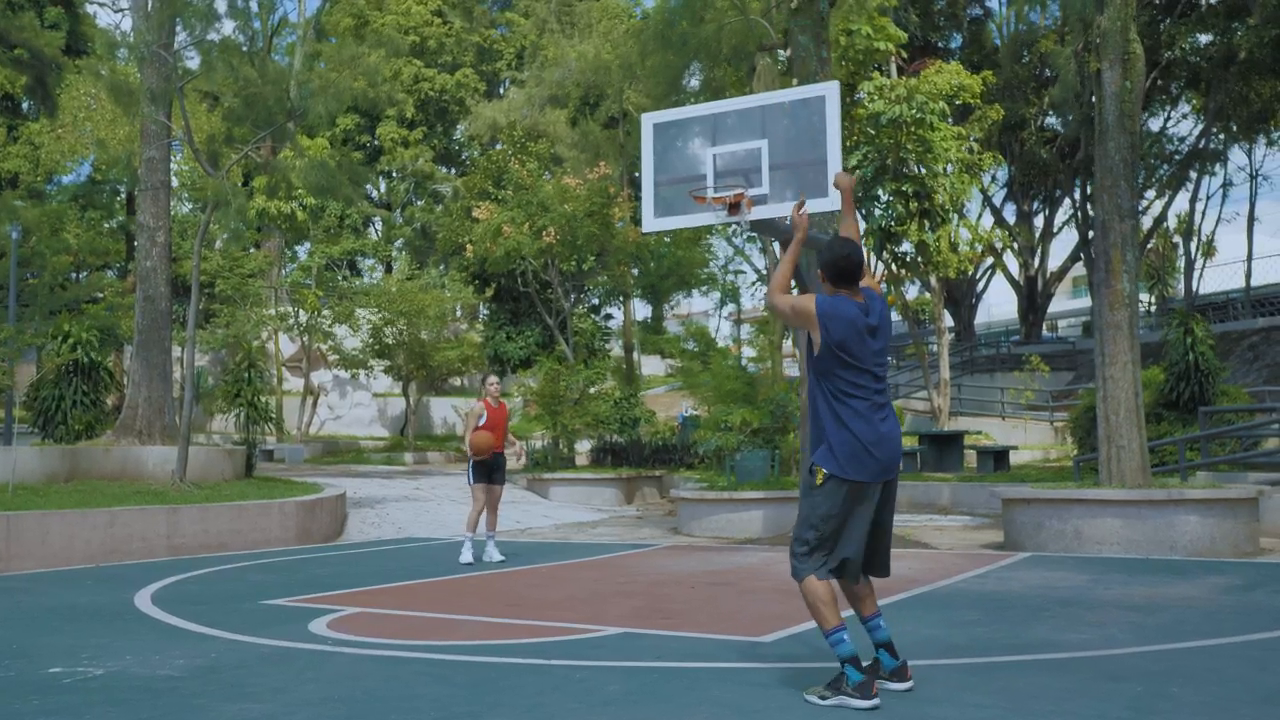
#> input picture frame 27 of basketball.mp4, 1280 x 720 px
$ jupyter execute moving_object_tracking.ipynb
#> lines starting #> are read from the running program, lines starting #| are printed output that depends on the picture; after the words box and inside, x2 and y2 are one past the last pixel; in counts of white or black regions, pixels touching at a corner belong together
[cell 1]
import numpy as np
import cv2
import math

[cell 2]
feature_params = dict(maxCorners=10,qualityLevel=0.5,minDistance=7,blockSize=7)
lk_params= dict(winSize=(15,15),maxLevel=2,criteria=(cv2.TERM_CRITERIA_EPS | cv2.TERM_CRITERIA_COUNT,10,0.03))

font=cv2.FONT_HERSHEY_SIMPLEX

[cell 3]
cap=cv2.VideoCapture('basketball.mp4')
ret,prevFrame=cap.read()
#> prevFrame is the input picture: shape (720, 1280, 3); mean B, G, R 92, 102.9, 86.6
prev_gray=cv2.cvtColor(prevFrame,cv2.COLOR_BGR2GRAY)
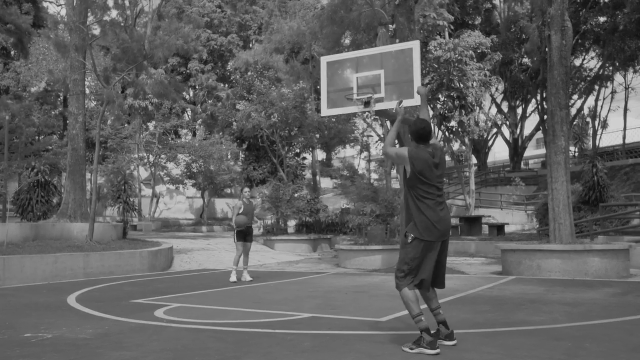
#> prev_gray: shape (720, 1280) (shown at 1/2 size); min 5, max 236, mean 96.8
prevPts=cv2.goodFeaturesToTrack(prev_gray,mask=None,**feature_params)
#> prevPts = [[889, 197], [596, 301], [775, 242], [898, 251], [1145, 304], [909, 258], [1221, 135], [1080, 259], [877, 211], [891, 222]]
mask=np.zeros_like(prevFrame)
counter=0
speed=0

fps = cap.get(cv2.CAP_PROP_FPS)
frame_time = 1 / fps

while True:
    ret,frame=cap.read()

    if not ret:
        break
    frame_gray=cv2.cvtColor(frame,cv2.COLOR_BGR2GRAY)
    newPts,status,err=cv2.calcOpticalFlowPyrLK(prev_gray,frame_gray,prevPts,None,**lk_params)
#> newPts = [[888.7, 196.4], [595.7, 300.4], [774.8, 241.5], [897.7, 250.2], [1144.7, 303.3], [908.7, 257.3], [1220.7, 134.5], [1079.6, 258.4], [876.7, 210.4], [890.7, 221.3]]; status = [1, 1, 1, 1, 1, 1, 1, 1, 1, 1]; err = [5.23, 4.52, 5.47, 6.82, 8.64, 5.15, 4.01, 3.83, 6.85, 5.52]

    if newPts is not None:
        good_new=newPts[status==1]
#> good_new has the same summary as newPts
        good_old=prevPts[status==1]
#> good_old has the same summary as prevPts

        for new,old in zip(good_new,good_old):
            x_new,y_new=new.ravel()
            x_old,y_old=old.ravel()

            distance=math.sqrt(abs(x_new-x_old)**2+abs(y_new-y_old)**2)

            if distance >= 20:
                counter+=1
                speed=distance/frame_time
                mask = np.zeros_like(frame)

            mask = cv2.line(mask, (int(x_new), int(y_new)), (int(x_old), int(y_old)), (0, 255, 0), 2)
            frame = cv2.circle(frame, (int(x_new), int(y_new)), 5, (0, 0, 255), -1)
#> this loop made 10 passes
#> (x_new, y_new, x_old, y_old, distance) on passes 1 to 8: (888.7, 196.4, 889, 197, 0.658), (595.7, 300.4, 596, 301, 0.672), (774.8, 241.5, 775, 242, 0.569), (897.7, 250.2, 898, 251, 0.833), (1144.7, 303.3, 1145, 304, 0.791), (908.7, 257.3, 909, 258, 0.77), (1220.7, 134.5, 1221, 135, 0.612), (1079.6, 258.4, 1080, 259, 0.663)
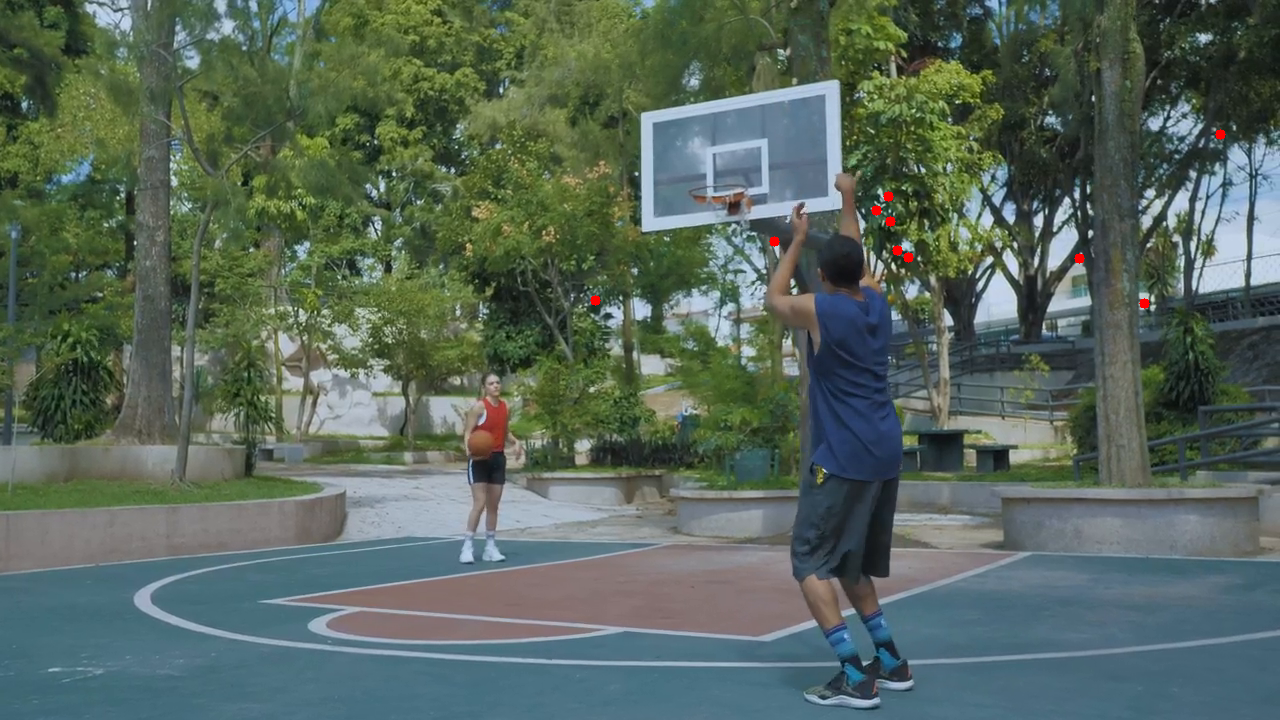
#> frame: shape (720, 1280, 3); mean B, G, R 92.2, 102.9, 87
#> after the loop, counter = 0
        frame=cv2.add(frame,mask)
        cv2.putText(frame, f'Count: {counter}', (10, 50), font, 1, (0, 255, 255), 2)
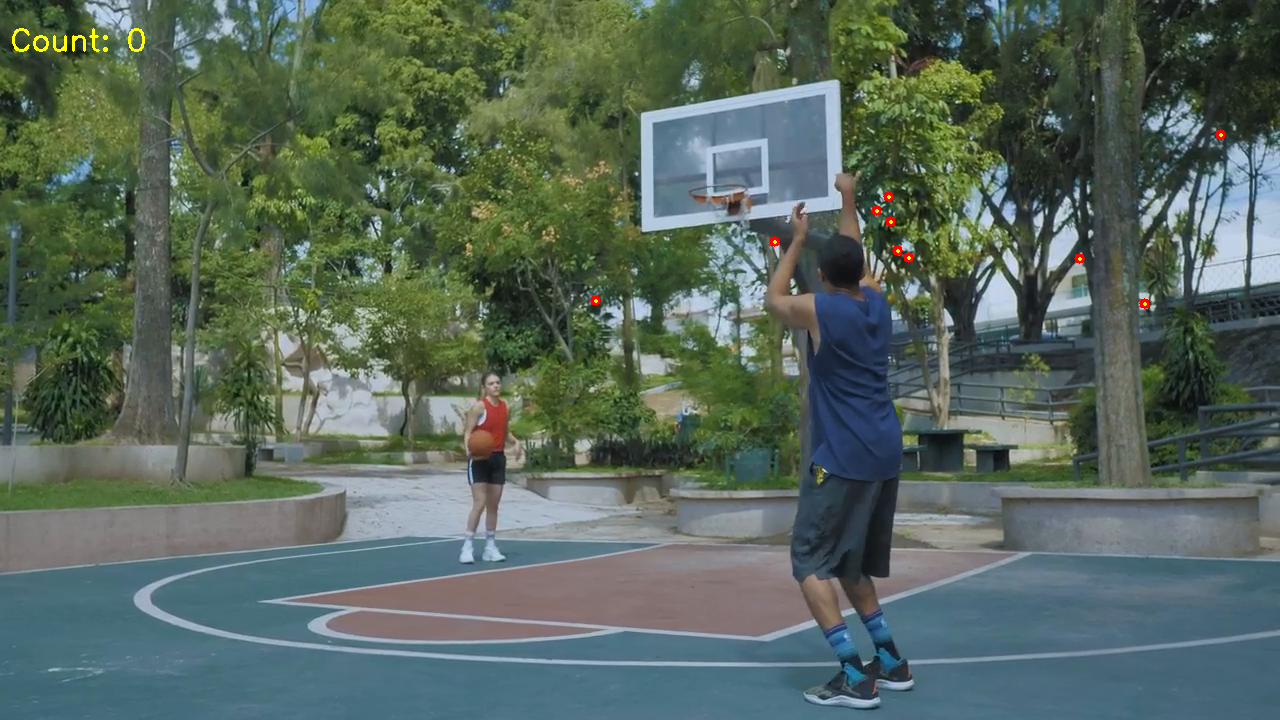
#> frame: shape (720, 1280, 3); mean B, G, R 92.1, 103.1, 87.2
        cv2.putText(frame, f'speed: {speed}', (10, 80), font, 1, (0, 255, 255), 1) #px/second
#> frame: shape (720, 1280, 3); 0.03% of pixels changed, all inside (x1, y1, x2, y2) = (13, 59, 145, 88)


        cv2.imshow("Tracker", frame)

        key = cv2.waitKey(20) & 0xFF
#> (key Esc is pressed here)
        if key == 27:
            break

        prev_gray=frame_gray
        prevPts = good_new.reshape(-1, 1, 2)

cap.release()
cv2.destroyAllWindows()

$ run again, starting later in the video
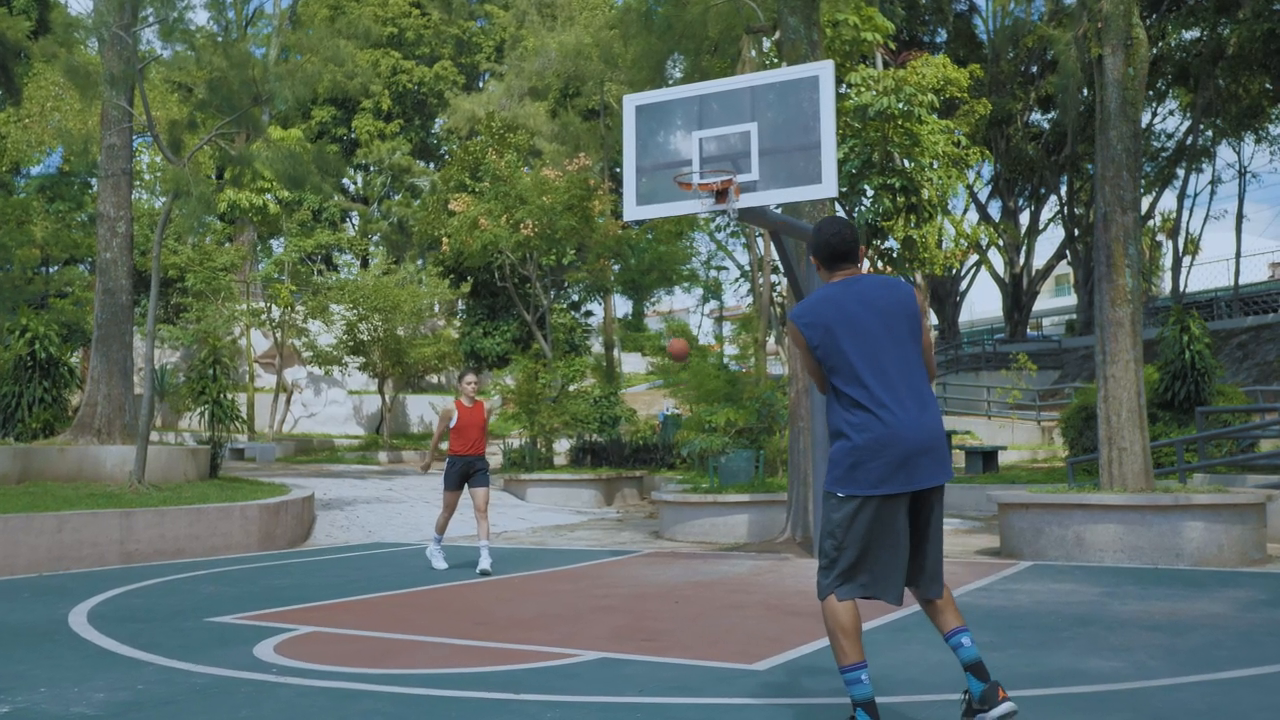
#> input picture frame 121 of basketball.mp4, 1280 x 720 px
#> prevFrame is the input picture: shape (720, 1280, 3); mean B, G, R 93.4, 104.2, 89.3
#> prevPts = [[869, 196], [876, 242], [892, 254], [860, 208], [775, 295], [976, 256], [1065, 257], [575, 297], [935, 322], [619, 169]]
#> newPts = [[868.7, 196], [875.7, 242], [891.7, 254], [859.7, 208], [774.6, 295], [975.7, 256], [1064.7, 257], [574.6, 297.1], [934.7, 322], [618.6, 169]]; status = [1, 1, 1, 1, 1, 1, 1, 1, 1, 1]; err = [3.18, 3.54, 2.84, 3.39, 3.13, 2.45, 3.1, 4, 2.79, 3.13]
#> good_new has the same summary as newPts
#> good_old has the same summary as prevPts
#> the loop `for new,old in zip(good_new,good_old):` made 10 passes
#> (x_new, y_new, x_old, y_old, distance) on passes 1 to 8: (868.7, 196, 869, 196, 0.255), (875.7, 242, 876, 242, 0.296), (891.7, 254, 892, 254, 0.273), (859.7, 208, 860, 208, 0.284), (774.6, 295, 775, 295, 0.399), (975.7, 256, 976, 256, 0.294), (1064.7, 257, 1065, 257, 0.293), (574.6, 297.1, 575, 297, 0.373)
#> after the loop `for new,old in zip(good_new,good_old):`:
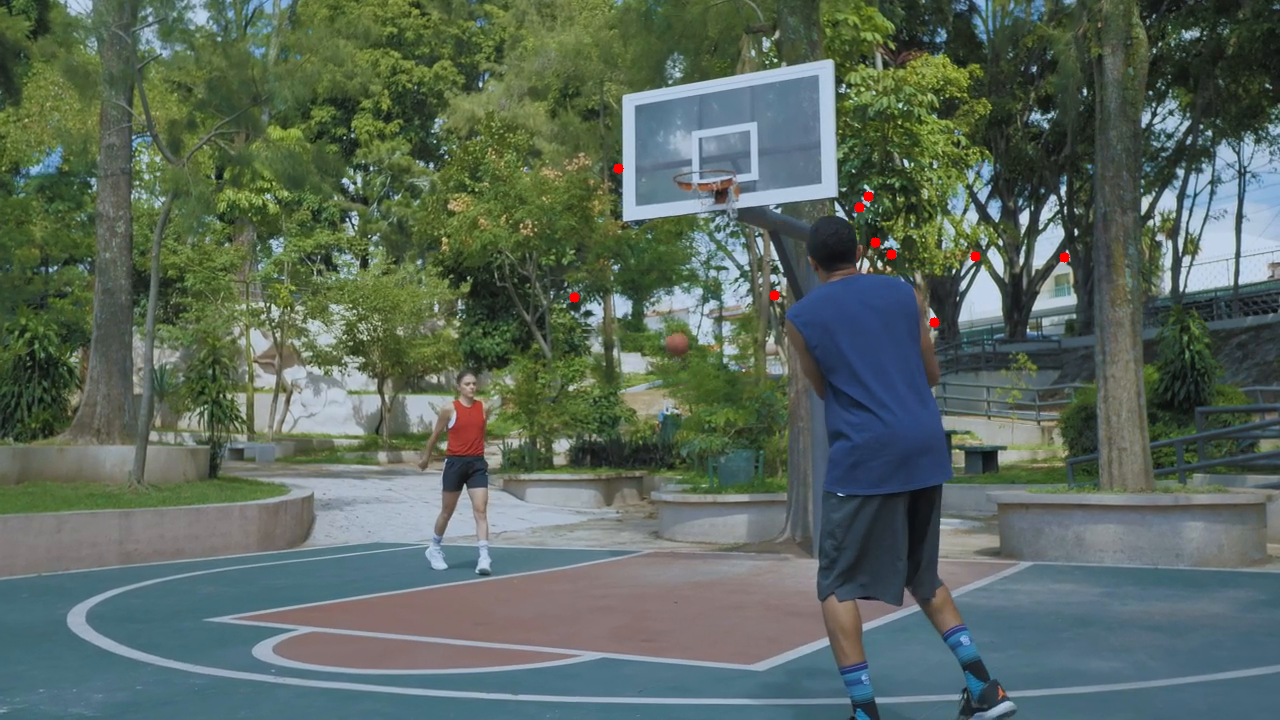
#> frame: shape (720, 1280, 3); mean B, G, R 93.4, 104.2, 89.5
#> after the loop `for new,old in zip(good_new,good_old):`: counter = 0
#> `cv2.putText(frame, f'Count: {counter}', (10, 50), font, 1, (0, 255, 25..`:
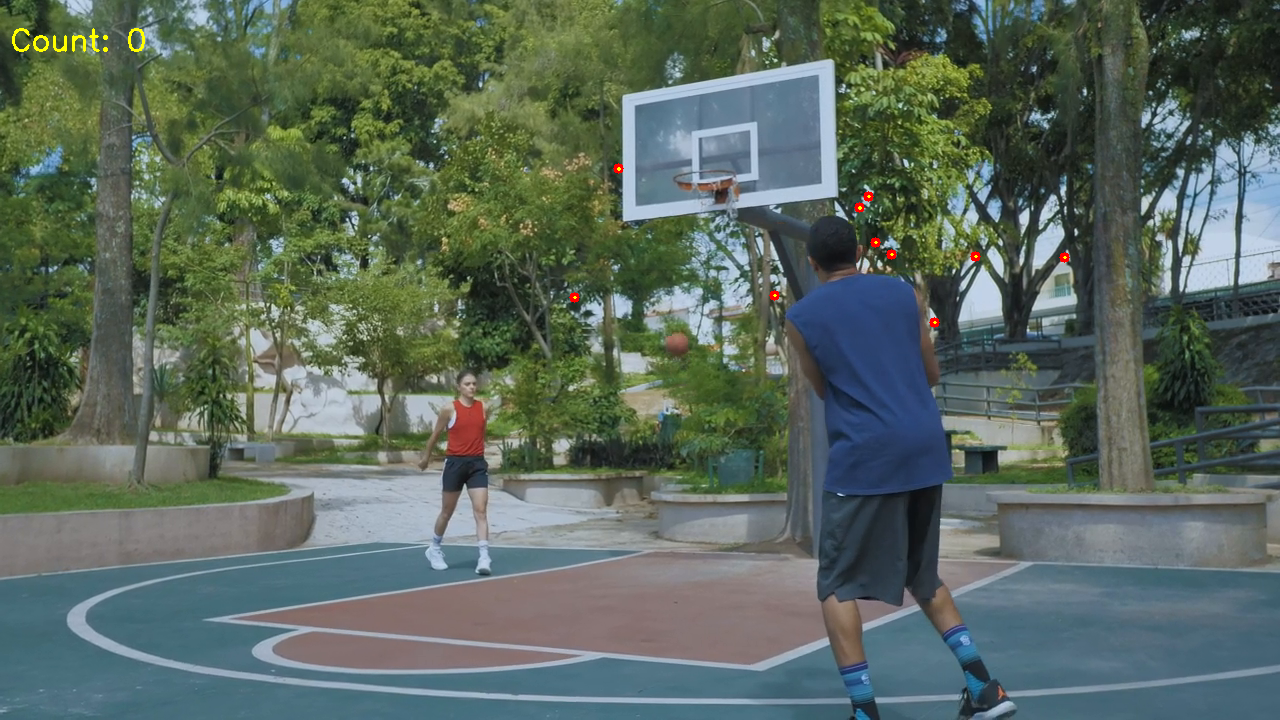
#> frame: shape (720, 1280, 3); mean B, G, R 93.3, 104.3, 89.7

$ run again, starting later in the video
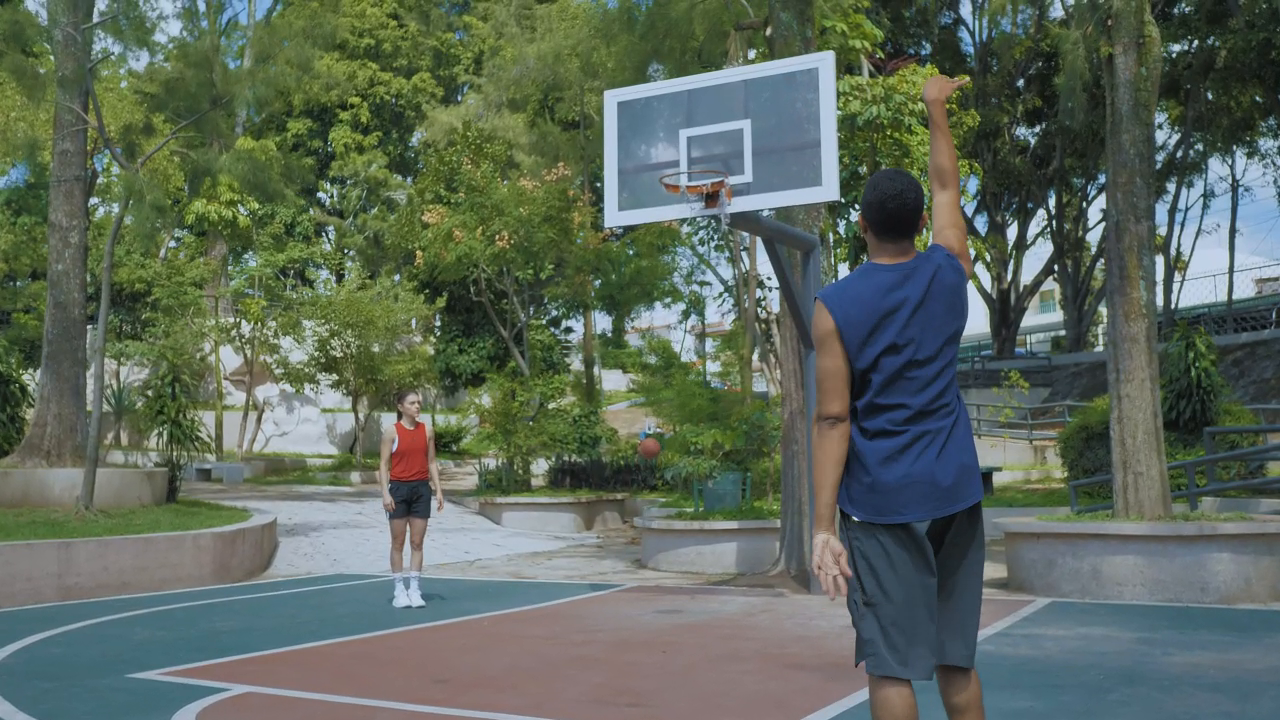
#> input picture frame 216 of basketball.mp4, 1280 x 720 px
#> prevFrame is the input picture: shape (720, 1280, 3); mean B, G, R 92.7, 105, 93.2
#> prevPts = [[858, 210], [843, 220], [760, 309], [769, 289], [777, 286], [437, 323], [319, 194], [841, 199], [1053, 276], [763, 298]]
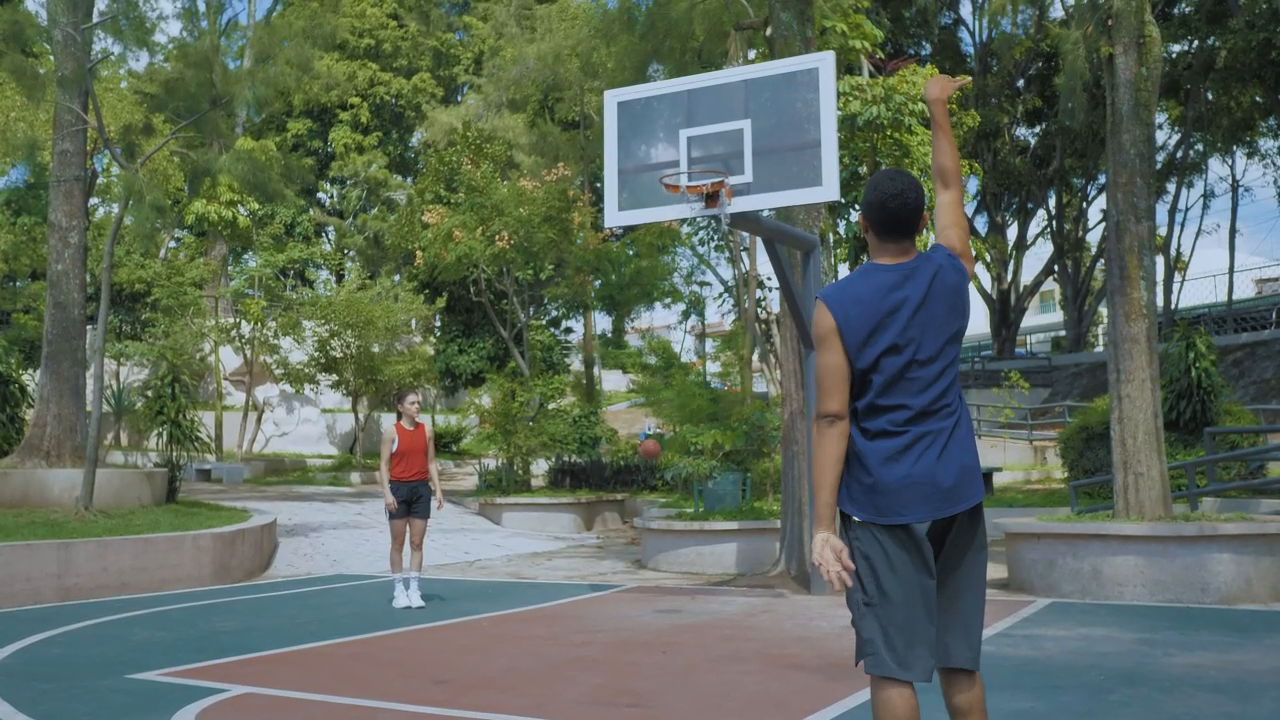
#> input picture frame 217 of basketball.mp4, 1280 x 720 px
#> frame is the input picture: shape (720, 1280, 3); mean B, G, R 92.9, 105.1, 93.4
#> newPts = [[858.1, 210.3], [843, 220.3], [760, 309.3], [769, 289.2], [777.1, 286.2], [437, 323.3], [318.9, 194.3], [841.1, 199.2], [1053.1, 276.3], [763, 298.3]]; status = [1, 1, 1, 1, 1, 1, 1, 1, 1, 1]; err = [5.78, 4.23, 3.18, 3.38, 3.56, 3.09, 4.12, 3.83, 2.51, 2.63]
#> good_new has the same summary as newPts
#> good_old has the same summary as prevPts
#> the loop `for new,old in zip(good_new,good_old):` made 10 passes
#> (x_new, y_new, x_old, y_old, distance) on passes 1 to 8: (858.1, 210.3, 858, 210, 0.286), (843, 220.3, 843, 220, 0.269), (760, 309.3, 760, 309, 0.336), (769, 289.2, 769, 289, 0.222), (777.1, 286.2, 777, 286, 0.228), (437, 323.3, 437, 323, 0.276), (318.9, 194.3, 319, 194, 0.357), (841.1, 199.2, 841, 199, 0.229)
#> after the loop `for new,old in zip(good_new,good_old):`: counter = 0
#> `cv2.putText(frame, f'Count: {counter}', (10, 50), font, 1, (0, 255, 25..`:
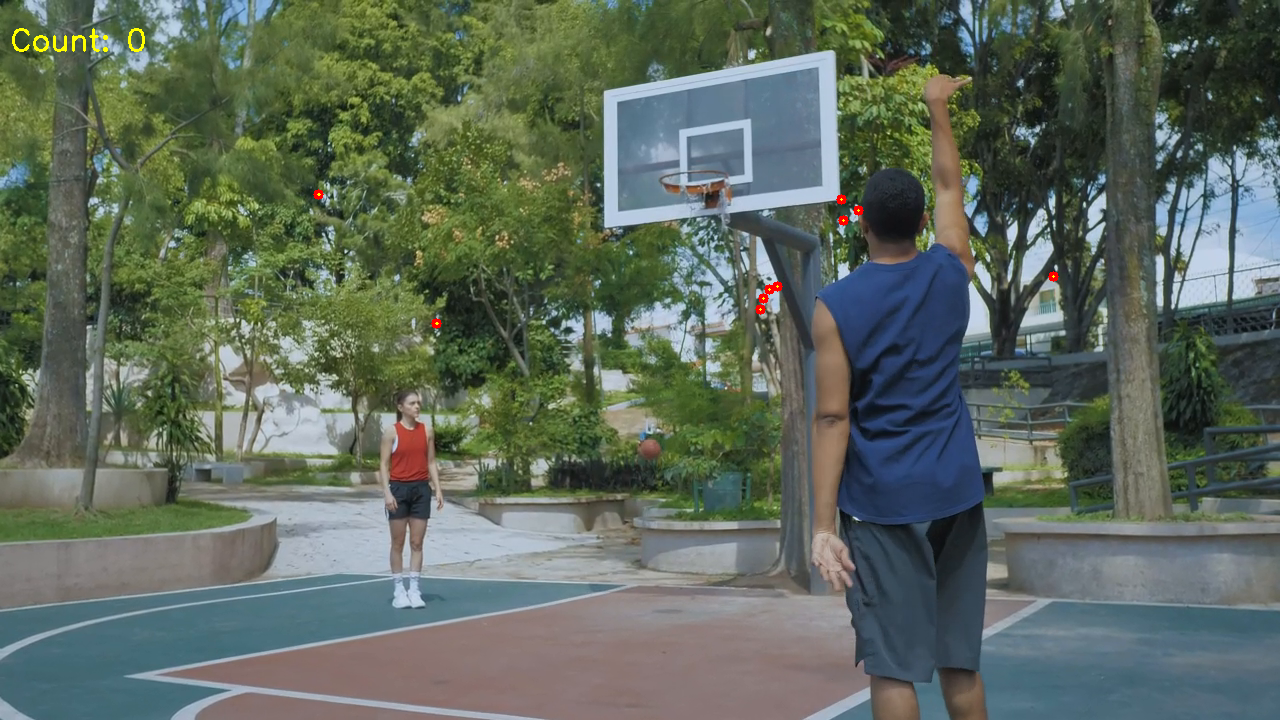
#> frame: shape (720, 1280, 3); mean B, G, R 92.7, 105.1, 93.6
